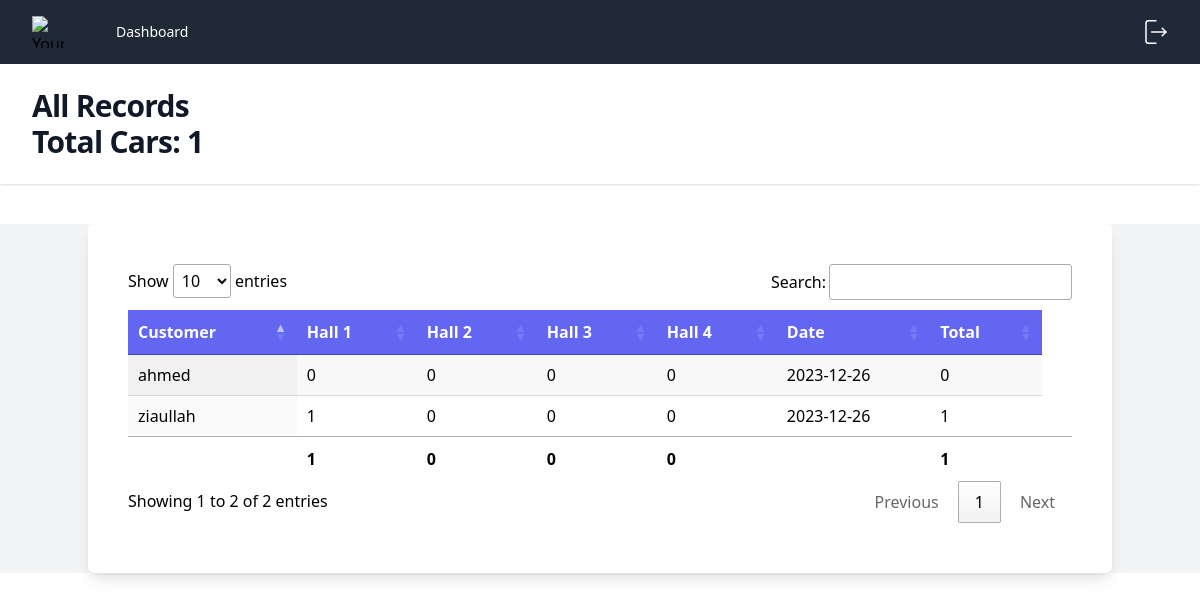
Page /records.php?date=2023-12-26 (signed in) on the committed database.
### tables this page shows
CREATE TABLE `records_2` (
  `id` int(10) NOT NULL,
  `hall_1` int(10) NOT NULL DEFAULT 0,
  `hall_2` int(10) NOT NULL DEFAULT 0,
  `hall_3` int(10) NOT NULL DEFAULT 0,
  `hall_4` int(10) NOT NULL DEFAULT 0,
  `hall_5` int(10) NOT NULL DEFAULT 0,
  `hall_6` int(10) NOT NULL DEFAULT 0,
  `hall_7` int(10) NOT NULL DEFAULT 0,
  `hall_8` int(10) NOT NULL DEFAULT 0,
  `hall_9` int(10) NOT NULL DEFAULT 0,
  `hall_10` int(10) NOT NULL DEFAULT 0,
  `number_of_halls` int(20) NOT NULL,
  `customer_id` int(10) NOT NULL,
  `customer_name` varchar(250) NOT NULL,
  `date` date NOT NULL DEFAULT current_timestamp()
);

CREATE TABLE `customers` (
  `id` int(11) NOT NULL,
  `name` varchar(256) NOT NULL,
  `phone` varchar(256) NOT NULL,
  `timestamp` datetime NOT NULL DEFAULT current_timestamp()
);

### records.php (the view, shortened to what this page needs)
<?php
$no_records = false;
include 'partials/head.php';
$role = $_SESSION['role'];
include_once("./partials/db_connect.php");
$today_date = $_GET['date'];
$records = mysqli_query($conn, "SELECT * FROM records_2 WHERE date = '$today_date'");
$totalCars = 0;
$total = 0;
while ($car = mysqli_fetch_assoc($records)) {
    for ($i = 1; $i <= $car['number_of_halls']; $i++) {
        $total += $car['hall_' . $i];
    }
    $totalCars = $total;
}
?>
<link rel="stylesheet" href="https://cdn.datatables.net/1.13.7/css/jquery.dataTables.min.css">
<link rel="stylesheet" href="https://cdn.datatables.net/datetime/1.5.1/css/dataTables.dateTime.min.css">
<body>
    <?php include("./partials/header.php") ?>
    <main class="bg-gray-100">
        <div class="bg-white container shadow-lg rounded-md p-5 md:p-10 mx-auto mt-10">
            <div class="overflow-x-auto">
                <table id="example" class="display nowrap " style="width:100%">
                    <thead class="text-white bg-indigo-500">
                        <tr>
                            <?php mysqli_data_seek($records, 0); ?>
                            <th>Customer</th>
                            <?php
                            $num_halls = !$no_records ? mysqli_fetch_assoc($records)['number_of_halls'] : mysqli_fetch_assoc(mysqli_query($conn, "SELECT count FROM halls"))['count'];
                            for ($i = 1; $i <= $num_halls; $i++) {
                                echo '<th>Hall ' . $i . '</th>';
                            }
                            ?>
                            <th>Date</th>
                            <th>Total</th>
                            <?php
                            $today_date = date("Y-m-d");
                            ?>
                        </tr>
                    </thead>
                    <tbody>
                        <?php
                        mysqli_data_seek($records, 0);
                        if (!$no_records) {
                            while ($record = mysqli_fetch_assoc($records)) {
                                $total = 0;
                                for ($i = 1; $i <= $record['number_of_halls']; $i++) {
                                    $total +=  $record['hall_' . $i];
                                };
                                $customer_id = $record['customer_id'];
                                $customer = mysqli_fetch_assoc(mysqli_query($conn, "SELECT * FROM customers WHERE id='$customer_id'"));
                                if ($customer && isset($customer['name'])) {
                                    $customer_name = $customer['name'];
                                } else {
                                    $customer_name = $record['customer_name'];
                                } ?>
                                <tr id="<?php echo $record['id'] ?>" data-id="<?php echo $record['id'] ?>">
                                    <td>
                                        <span class="editSpan name"><?php echo $customer_name ?></span>
                                    </td>
                                    <?php
                                    for ($i = 1; $i <= $num_halls; $i++) {
                                        $hall = !$no_records ? $record['hall_' . $i] : 0;
                                        echo '<td>
                                                <input type="hidden" name="number_of_halls" class="editInput" value="' . $record['number_of_halls'] . '">
                                                <span class="editSpan hall_' . $i . '">' . $hall . '</span>
                                                <input class="editInput block w-full px-4 rounded-md border-0 py-1.5 text-gray-900 shadow-sm ring-1 ring-inset ring-gray-300 placeholder:text-gray-400 focus:ring-2 focus:ring-inset focus:ring-indigo-600 sm:text-sm sm:leading-6" type="number" name="hall_' . $i . '" id="hall_' . $i . '" required style="display: none" value="' . $hall . '">
                                                </td>';
                                    }
                                    if($role == 2 && $record['date'] >= $today_date) {
                                        echo '<td>
                                        <span class="editSpan date">' . $record['date'] . '</span>
                                        <input class="editInput px-4 block w-full rounded-md border-0 py-1.5 text-gray-900 shadow-sm ring-1 ring-inset ring-gray-300 placeholder:text-gray-400 focus:ring-2 focus:ring-inset focus:ring-indigo-600 sm:text-sm sm:leading-6" type="date" style="display: none" value="' . $record['date'] . '" disabled id="edit_date">
                                        <input type="hidden" class="editInput" name="edit_date" value="' . $record['date'] . '">
                                        </td>';
                                    } else {
                                    echo '<td>
                                    <span class="editSpan date">' . $record['date'] . '</span>
                                    <input class="editInput px-4 block w-full rounded-md border-0 py-1.5 text-gray-900 shadow-sm ring-1 ring-inset ring-gray-300 placeholder:text-gray-400 focus:ring-2 focus:ring-inset focus:ring-indigo-600 sm:text-sm sm:leading-6" type="date" name="edit_date" id="edit_date" required value="' . $record['date'] . '" style="display: none">
                                    </td>';
                                };
                                    echo '<td>' . $total . '</td>';
                                }
                            }
                            ?>
                    </tbody>
                    <tfoot>
                        <tr>
                            <th></th>
                            <?php
                            $today_date = $_GET['date'];
                            $totalInHalls = array();
                            for ($i = 1; $i <= $num_halls; $i++) {
                                $result = mysqli_query($conn, "SELECT * FROM records_2 WHERE date = '$today_date'");
                                $totalInHalls['hall_' . $i] = 0;
                                while ($row = mysqli_fetch_assoc($result)) {
                                    $totalInHalls['hall_' . $i] += $row['hall_' . $i];
                                }
                            }
                            for ($i = 1; $i <= $num_halls; $i++) {
                                echo '<th>' . $totalInHalls['hall_' . $i] . '</th>';
                            }
                            ?>
                            <th></th>
                            <th><?php echo $totalCars; ?></th>
                            <th></th>
                        </tr>
                    </tfoot>
                </table>
            </div>
        </div>
    </main>
</body>

### rows in the picture
records_2: customer.name "ziaullah", hall_1 "1", hall_2 "0", hall_3 "0", hall_4 "0", date "2023-12-26", total "1"
records_2: customer.name "ahmed", hall_1 "0", hall_2 "0", hall_3 "0", hall_4 "0", date "2023-12-26", total "0"

### other values in the picture
$page_title "All Records"
$totalCars "1"
